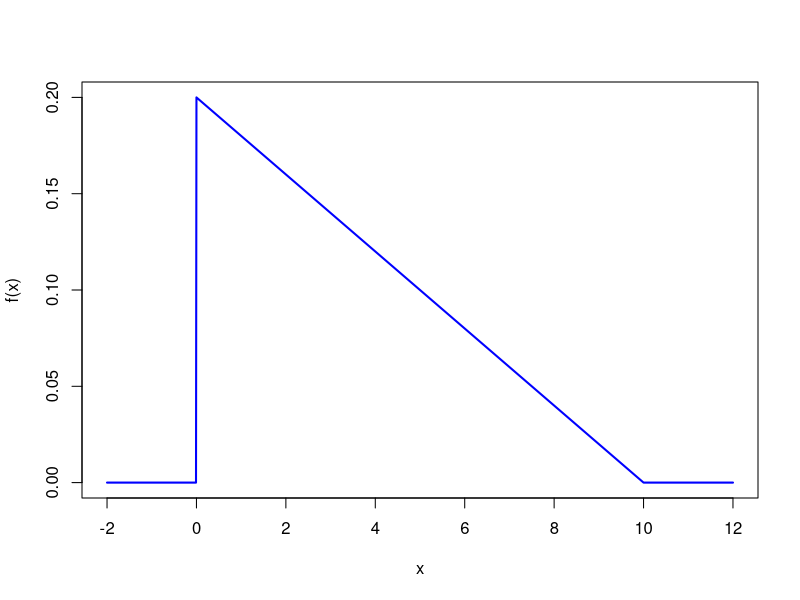
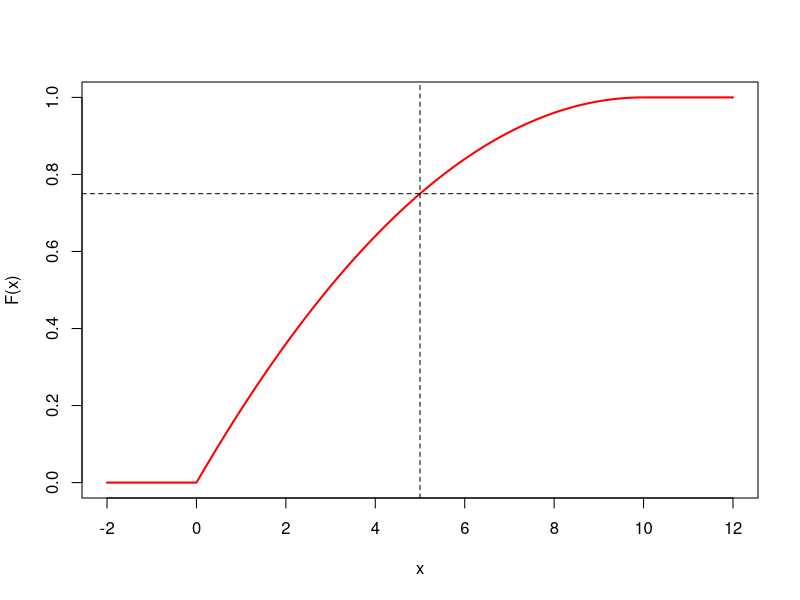
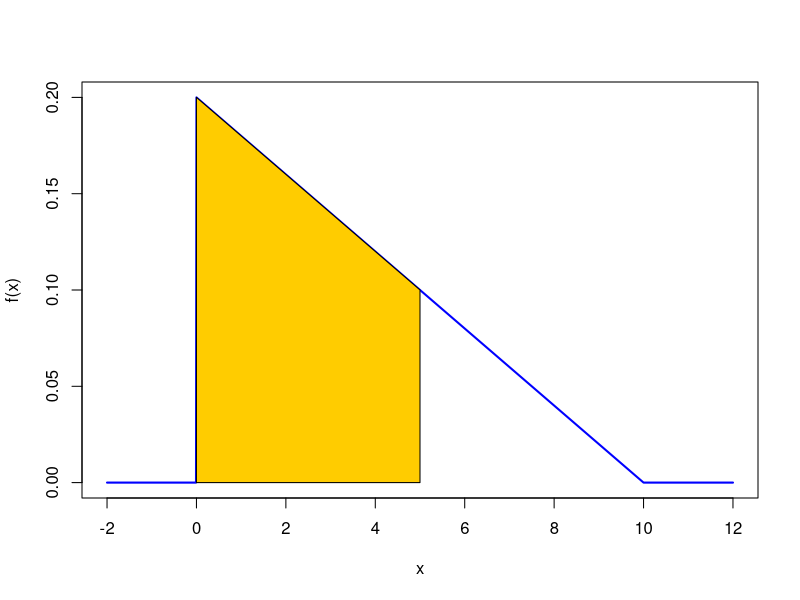
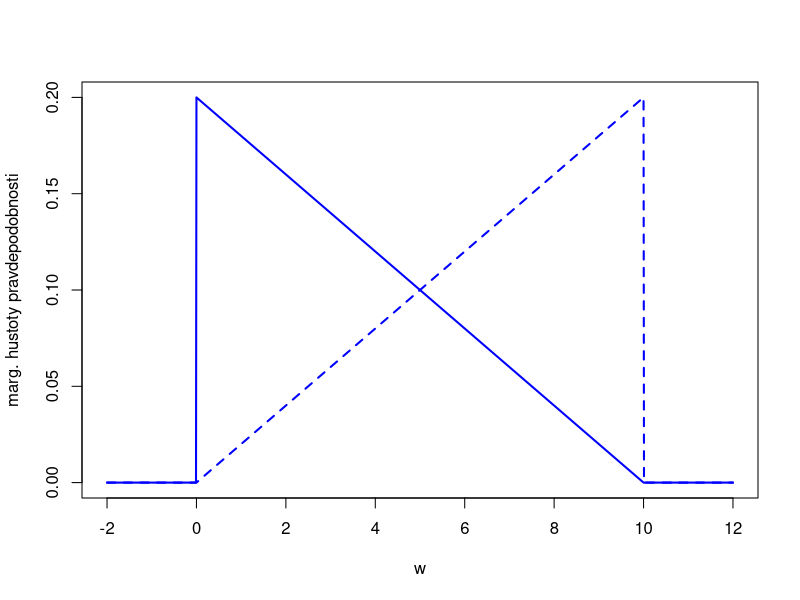
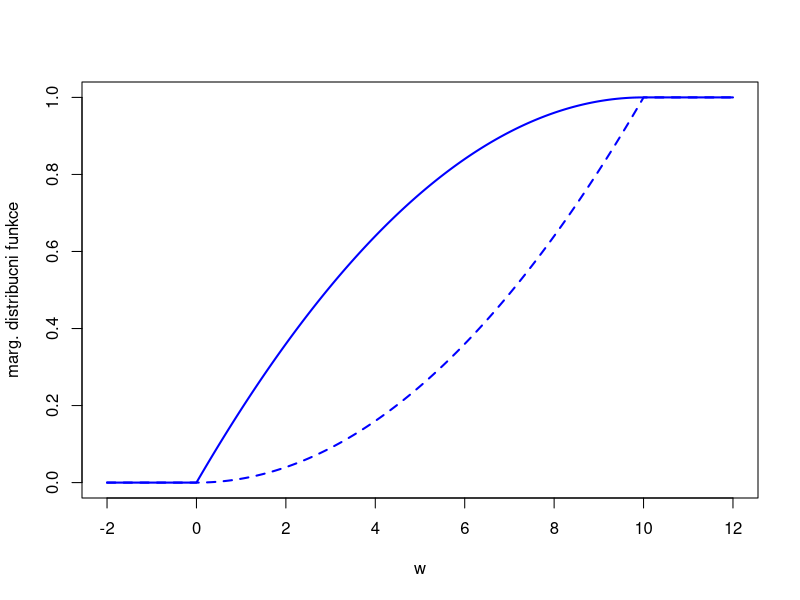

Write the R code that produced these figures, in order.
#	Vypocetni pomucka k Prikladu 1

X <- seq (0, 4, by = 1)
p <- c (1/2, 1/4, 1/8, 1/16, 1/16)
F <- cumsum (p)
data.frame (X, p, F)
F
# ===============================================================================
#	Graficka pomucka k Prikladu 2

#	Definujeme vlastni hustotu pravdepodobnosti
f <- function (x) {
	f <- ifelse (x >= 0 & x <= 10, 1/5 - x/50, 0)
	return (f)
}

#	Definujeme vlastni distribucni funkci
F <- function (x) {
	F <- x/5 - x^2/100
	F[x < 0] <- 0
	F[x > 10] <- 1
	return (F)
}

x <- seq (-2, 12, by = 0.01)

plot (x, f(x), type = "l", col = "blue", lwd = 2)

plot (x, F(x), type = "l", col = "red", lwd = 2)
abline (v = 5, lty = 2)
abline (h = 0.75, lty = 2)

plot (x, f(x), type = "l", col = "blue", lwd = 2)
indexy <- which (x >= 0 & x <= 5)
polygon (x[c(min(indexy), indexy, max(indexy))], c(0, f(x[indexy]), 0), col = "#FFCC00")

# ===============================================================================
#	Vypocetni pomucka k Prikladu 3

v <- c(1/3, 0, 1/3, 0, 1/3, 0)
p <- matrix (v, 3, 2, dimnames = list (seq (-1, 1), seq (0, 1)))
p

pX <- rowSums (p)
pY <- colSums (p)

FX <- cumsum (pX)
FY <- cumsum (pY)

data.frame (pX, FX)
data.frame (pY, FY)

# ===============================================================================
#	Vypocetni pomucka k Prikladu 4

v <- c(1, 6, 3, 0, 10, 15, 0, 0, 10) / 45
p <- matrix (v, 3, 3, dimnames = list (seq (0, 2), seq (0, 2)))
p

pX <- rowSums (p)
pY <- colSums (p)

FX <- cumsum (pX)
FY <- cumsum (pY)

data.frame (pX, FX)
data.frame (pY, FY)

# F(1,1)
sum (p[1:2, 1:2])

# F(2,1)
sum (p[, 1:2])

# P(x >= 1)
sum (pX[2:3])

# ===============================================================================
#	Graficka pomucka k Prikladu 5

# Grafy marginalnich hustot pravdepodobnosti

fX <- function (w) {
	f <- ifelse (w >= 0 & w <= 10, (10 - w) / 50, 0)
	return (f)
}

fY <- function (w) {
	f <- ifelse (w >= 0 & w <= 10, w / 50, 0)
	return (f)
}

w <- seq (-2, 12, by = 0.01)

plot (w, fX(w), type = "l", col = "blue", lwd = 2, ylab = "marg. hustoty pravdepodobnosti")
lines (w, fY(w), col = "blue", lwd = 2, lty = 2)

# Grafy marginalnich distribucnich funkci

FX <- function (w) {
	F <- (10*w - w^2/2) / 50
	F[w < 0] <- 0
	F[w > 10] <- 1
	return (F)
}

FY <- function (w) {
	F <- w^2/100
	F[w < 0] <- 0
	F[w > 10] <- 1
	return (F)
}

plot (w, FX(w), type = "l", col = "blue", lwd = 2, ylab = "marg. distribucni funkce")
lines (w, FY(w), col = "blue", lwd = 2, lty = 2)

# P (X >= 4) = 1 - FX (4)
1 - FX (4)

# ===============================================================================
#	Vypocetni pomucka k Prikladu 6

lambdaX <- 1 
lambdaY <- 1/2 
w <- 2

# (b) 
1 - pexp (w, rate = lambdaX)

# (c) 
(1 - pexp (w, rate = lambdaX)) * (1 - pexp (w, rate = lambdaY))

# (d) 
pexp (w, rate = lambdaX) * (1 - pexp (w, rate = lambdaY)) + 
	(1 - pexp (w, rate = lambdaX)) * pexp (w, rate = lambdaY)

# (e) 
1 - pexp (w, rate = lambdaX) * pexp (w, rate = lambdaY)

